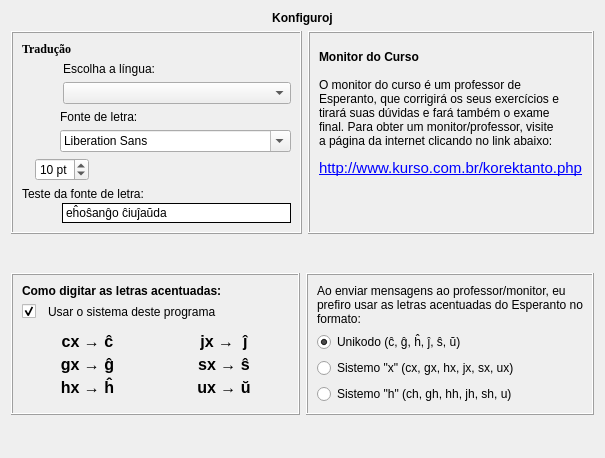
        <widget class="QWidget" name="Pagho_Konfigurado">
         <property name="font">
          <font>
           <family>Arial</family>
          </font>
         </property>
         <layout class="QVBoxLayout" name="verticalLayout_13" stretch="0,2,1,2,1">
          <item>
           <widget class="QLabel" name="Label_Konfigurado">
            <property name="font">
             <font>
              <weight>75</weight>
              <bold>true</bold>
             </font>
            </property>
            <property name="text">
             <string>Konfiguroj</string>
            </property>
            <property name="alignment">
             <set>Qt::AlignCenter</set>
            </property>
            <property name="tipo" stdset="0">
             <string>titolo_alia</string>
            </property>
           </widget>
          </item>
          <item>
           <layout class="QHBoxLayout" name="horizontalLayout_2" stretch="1,1">
            <item>
             <widget class="QFrame" name="konfig_traduko">
              <property name="frameShape">
               <enum>QFrame::Box</enum>
              </property>
              <property name="frameShadow">
               <enum>QFrame::Raised</enum>
              </property>
              <layout class="QVBoxLayout" name="verticalLayout_3">
               <item>
                <widget class="titolo" name="Konfig_Label1">
                 <property name="font">
                  <font>
                   <family>Times New Roman</family>
                   <weight>75</weight>
                   <bold>true</bold>
                  </font>
                 </property>
                 <property name="text">
                  <string notr="true">Tradução</string>
                 </property>
                </widget>
               </item>
               <item>
                <layout class="QHBoxLayout" name="horizontalLayout_364">
                 <item>
                  <widget class="QLabel" name="label_131">
                   <property name="minimumSize">
                    <size>
                     <width>32</width>
                     <height>32</height>
                    </size>
                   </property>
                   <property name="maximumSize">
                    <size>
                     <width>35</width>
                     <height>35</height>
                    </size>
                   </property>
                   <property name="text">
                    <string/>
                   </property>
                   <property name="pixmap">
                    <pixmap resource="ikonoj.qrc">:/ikonoj/traduko.png</pixmap>
                   </property>
                  </widget>
                 </item>
                 <item>
                  <layout class="QVBoxLayout" name="verticalLayout_195">
                   <item>
                    <widget class="QLabel" name="Konfig_Label2">
                     <property name="text">
                      <string notr="true">Escolha a língua:</string>
                     </property>
                     <property name="alignment">
                      <set>Qt::AlignBottom|Qt::AlignLeading|Qt::AlignLeft</set>
                     </property>
                    </widget>
                   </item>
                   <item>
                    <widget class="QComboBox" name="Lingvo"/>
                   </item>
                  </layout>
                 </item>
                </layout>
               </item>
               <item>
                <layout class="QHBoxLayout" name="horizontalLayout_365">
                 <item>
                  <widget class="QLabel" name="label_132">
                   <property name="minimumSize">
                    <size>
                     <width>32</width>
                     <height>32</height>
                    </size>
                   </property>
                   <property name="maximumSize">
                    <size>
                     <width>35</width>
                     <height>35</height>
                    </size>
                   </property>
                   <property name="text">
                    <string/>
                   </property>
                   <property name="pixmap">
                    <pixmap resource="ikonoj.qrc">:/ikonoj/tiparo.png</pixmap>
                   </property>
                   <property name="scaledContents">
                    <bool>false</bool>
                   </property>
                  </widget>
                 </item>
                 <item>
                  <layout class="QVBoxLayout" name="verticalLayout_127">
                   <item>
                    <widget class="QLabel" name="Konfig_Label3">
                     <property name="text">
                      <string notr="true">Fonte de letra:</string>
                     </property>
                     <property name="alignment">
                      <set>Qt::AlignBottom|Qt::AlignLeading|Qt::AlignLeft</set>
                     </property>
                    </widget>
                   </item>
                   <item>
                    <widget class="QFontComboBox" name="Tiparo"/>
                   </item>
                  </layout>
                 </item>
                </layout>
               </item>
               <item>
                <layout class="QHBoxLayout" name="horizontalLayout">
                 <item>
                  <widget class="QLabel" name="label_20">
                   <property name="text">
                    <string/>
                   </property>
                   <property name="pixmap">
                    <pixmap resource="ikonoj.qrc">:/ikonoj/litergrando.png</pixmap>
                   </property>
                  </widget>
                 </item>
                 <item>
                  <widget class="QSpinBox" name="LiterGrando">
                   <property name="suffix">
                    <string> pt</string>
                   </property>
                   <property name="minimum">
                    <number>8</number>
                   </property>
                   <property name="maximum">
                    <number>13</number>
                   </property>
                   <property name="value">
                    <number>10</number>
                   </property>
                  </widget>
                 </item>
                 <item>
                  <spacer name="horizontalSpacer">
                   <property name="orientation">
                    <enum>Qt::Horizontal</enum>
                   </property>
                   <property name="sizeHint" stdset="0">
                    <size>
                     <width>40</width>
                     <height>20</height>
                    </size>
                   </property>
                  </spacer>
                 </item>
                </layout>
               </item>
               <item>
                <layout class="QVBoxLayout" name="verticalLayout_196">
                 <property name="spacing">
                  <number>2</number>
                 </property>
                 <item>
                  <widget class="QLabel" name="Konfig_Label10">
                   <property name="text">
                    <string notr="true">Teste da fonte de letra:</string>
                   </property>
                   <property name="alignment">
                    <set>Qt::AlignBottom|Qt::AlignLeading|Qt::AlignLeft</set>
                   </property>
                   <property name="wordWrap">
                    <bool>true</bool>
                   </property>
                  </widget>
                 </item>
                 <item>
                  <layout class="QHBoxLayout" name="horizontalLayout_366">
                   <item>
                    <spacer name="horizontalSpacer_19">
                     <property name="orientation">
                      <enum>Qt::Horizontal</enum>
                     </property>
                     <property name="sizeType">
                      <enum>QSizePolicy::Fixed</enum>
                     </property>
                     <property name="sizeHint" stdset="0">
                      <size>
                       <width>40</width>
                       <height>20</height>
                      </size>
                     </property>
                    </spacer>
                   </item>
                   <item>
                    <widget class="QLabel" name="label_120">
                     <property name="minimumSize">
                      <size>
                       <width>0</width>
                       <height>0</height>
                      </size>
                     </property>
                     <property name="styleSheet">
                      <string notr="true">background: white;</string>
                     </property>
                     <property name="frameShape">
                      <enum>QFrame::Box</enum>
                     </property>
                     <property name="text">
                      <string>eĥoŝanĝo ĉiuĵaŭda</string>
                     </property>
                     <property name="wordWrap">
                      <bool>true</bool>
                     </property>
                    </widget>
                   </item>
                  </layout>
                 </item>
                </layout>
               </item>
              </layout>
             </widget>
            </item>
            <item>
             <widget class="QFrame" name="konfig_korektanto">
              <property name="frameShape">
               <enum>QFrame::Box</enum>
              </property>
              <property name="frameShadow">
               <enum>QFrame::Raised</enum>
              </property>
              <layout class="QVBoxLayout" name="verticalLayout_192">
               <item>
                <widget class="titolo" name="Konfig_Label5">
                 <property name="font">
                  <font>
                   <weight>75</weight>
                   <bold>true</bold>
                  </font>
                 </property>
                 <property name="text">
                  <string notr="true">Monitor do Curso</string>
                 </property>
                </widget>
               </item>
               <item>
                <widget class="QLabel" name="Konfig_Label8">
                 <property name="text">
                  <string notr="true">O monitor do curso é um professor de 
Esperanto, que corrigirá os seus exercícios e 
tirará suas dúvidas e fará também o exame 
final. Para obter um monitor/professor, visite 
a página da internet clicando no link abaixo:</string>
                 </property>
                 <property name="wordWrap">
                  <bool>true</bool>
                 </property>
                </widget>
               </item>
               <item>
                <widget class="QLabel" name="label_126">
                 <property name="text">
                  <string notr="true">&lt;!DOCTYPE HTML PUBLIC &quot;-//W3C//DTD HTML 4.0//EN&quot; &quot;http://www.w3.org/TR/REC-html40/strict.dtd&quot;&gt;
&lt;html&gt;&lt;head&gt;&lt;meta name=&quot;qrichtext&quot; content=&quot;1&quot; /&gt;&lt;style type=&quot;text/css&quot;&gt;
p, li { white-space: pre-wrap; }
&lt;/style&gt;&lt;/head&gt;&lt;body style=&quot; font-family:'Arial'; font-size:15px; font-weight:400; font-style:normal;&quot;&gt;
&lt;p style=&quot; margin-top:0px; margin-bottom:0px; margin-left:0px; margin-right:0px; -qt-block-indent:0; text-indent:0px;&quot;&gt;&lt;a href=&quot;http://www.kurso.com.br/korektanto.php&quot;&gt;http://www.kurso.com.br/korektanto.php&lt;/a&gt;&lt;/p&gt;&lt;/body&gt;&lt;/html&gt;</string>
                 </property>
                 <property name="openExternalLinks">
                  <bool>true</bool>
                 </property>
                </widget>
               </item>
               <item>
                <spacer name="verticalSpacer_9">
                 <property name="orientation">
                  <enum>Qt::Vertical</enum>
                 </property>
                 <property name="sizeType">
                  <enum>QSizePolicy::Preferred</enum>
                 </property>
                 <property name="sizeHint" stdset="0">
                  <size>
                   <width>20</width>
                   <height>40</height>
                  </size>
                 </property>
                </spacer>
               </item>
              </layout>
             </widget>
            </item>
           </layout>
          </item>
          <item>
           <spacer name="verticalSpacer">
            <property name="orientation">
             <enum>Qt::Vertical</enum>
            </property>
            <property name="sizeHint" stdset="0">
             <size>
              <width>20</width>
              <height>40</height>
             </size>
            </property>
           </spacer>
          </item>
          <item>
           <layout class="QHBoxLayout" name="horizontalLayout_3" stretch="1,1">
            <item>
             <widget class="QFrame" name="konfig_tajpado">
              <property name="frameShape">
               <enum>QFrame::Box</enum>
              </property>
              <property name="frameShadow">
               <enum>QFrame::Raised</enum>
              </property>
              <layout class="QVBoxLayout" name="verticalLayout_162" stretch="0,0,1">
               <item>
                <widget class="titolo" name="Konfig_Label9">
                 <property name="font">
                  <font>
                   <weight>75</weight>
                   <bold>true</bold>
                  </font>
                 </property>
                 <property name="text">
                  <string notr="true">Como digitar as letras acentuadas:</string>
                 </property>
                 <property name="wordWrap">
                  <bool>true</bool>
                 </property>
                </widget>
               </item>
               <item>
                <layout class="QHBoxLayout" name="horizontalLayout_367">
                 <item>
                  <widget class="QCheckBox" name="checkBox">
                   <property name="maximumSize">
                    <size>
                     <width>20</width>
                     <height>16777215</height>
                    </size>
                   </property>
                   <property name="checked">
                    <bool>true</bool>
                   </property>
                  </widget>
                 </item>
                 <item>
                  <widget class="QLabel" name="Konfig_Label12">
                   <property name="text">
                    <string notr="true">Usar o sistema deste programa</string>
                   </property>
                   <property name="wordWrap">
                    <bool>true</bool>
                   </property>
                  </widget>
                 </item>
                </layout>
               </item>
               <item>
                <layout class="QHBoxLayout" name="horizontalLayout_369">
                 <item>
                  <widget class="QLabel" name="label_130">
                   <property name="font">
                    <font>
                     <family>Arial</family>
                     <pointsize>16</pointsize>
                     <weight>75</weight>
                     <bold>true</bold>
                    </font>
                   </property>
                   <property name="styleSheet">
                    <string notr="true">font-size: 16pt; font-weight: bold;</string>
                   </property>
                   <property name="text">
                    <string notr="true">&lt;!DOCTYPE HTML PUBLIC &quot;-//W3C//DTD HTML 4.0//EN&quot; &quot;http://www.w3.org/TR/REC-html40/strict.dtd&quot;&gt;
&lt;html&gt;&lt;head&gt;&lt;meta name=&quot;qrichtext&quot; content=&quot;1&quot; /&gt;&lt;style type=&quot;text/css&quot;&gt;
p, li { white-space: pre-wrap; }
&lt;/style&gt;&lt;/head&gt;&lt;body style=&quot; font-family:'DejaVu Sans'; font-size:16px; font-weight:600; font-style:normal;&quot;&gt;
&lt;p style=&quot; margin-top:0px; margin-bottom:0px; margin-left:0px; margin-right:0px; -qt-block-indent:0; text-indent:0px;&quot;&gt;&lt;span style=&quot; font-family:'DejaVu Sans';&quot;&gt;cx → ĉ&lt;/span&gt;&lt;/p&gt;
&lt;p style=&quot; margin-top:4px; margin-bottom:0px; margin-left:0px; margin-right:0px; -qt-block-indent:0; text-indent:0px;&quot;&gt;&lt;span style=&quot; font-family:'DejaVu Sans';&quot;&gt;gx → ĝ&lt;/span&gt;&lt;/p&gt;
&lt;p style=&quot; margin-top:4px; margin-bottom:0px; margin-left:0px; margin-right:0px; -qt-block-indent:0; text-indent:0px;&quot;&gt;&lt;span style=&quot; font-family:'DejaVu Sans';&quot;&gt;hx → ĥ&lt;/span&gt;&lt;/p&gt;&lt;/body&gt;&lt;/html&gt;</string>
                   </property>
                   <property name="alignment">
                    <set>Qt::AlignCenter</set>
                   </property>
                  </widget>
                 </item>
                 <item>
                  <widget class="QLabel" name="label_133">
                   <property name="font">
                    <font>
                     <family>Arial</family>
                     <pointsize>16</pointsize>
                     <weight>75</weight>
                     <bold>true</bold>
                    </font>
                   </property>
                   <property name="styleSheet">
                    <string notr="true">font-size: 16pt; font-weight: bold;</string>
                   </property>
                   <property name="text">
                    <string notr="true">&lt;!DOCTYPE HTML PUBLIC &quot;-//W3C//DTD HTML 4.0//EN&quot; &quot;http://www.w3.org/TR/REC-html40/strict.dtd&quot;&gt;
&lt;html&gt;&lt;head&gt;&lt;meta name=&quot;qrichtext&quot; content=&quot;1&quot; /&gt;&lt;style type=&quot;text/css&quot;&gt;
p, li { white-space: pre-wrap; }
&lt;/style&gt;&lt;/head&gt;&lt;body style=&quot; font-family:'DejaVu Sans'; font-size:16px; font-weight:600; font-style:normal;&quot;&gt;
&lt;p style=&quot; margin-top:0px; margin-bottom:0px; margin-left:0px; margin-right:0px; -qt-block-indent:0; text-indent:0px;&quot;&gt;jx →  ĵ&lt;/p&gt;
&lt;p style=&quot; margin-top:4px; margin-bottom:0px; margin-left:0px; margin-right:0px; -qt-block-indent:0; text-indent:0px;&quot;&gt;sx → ŝ&lt;/p&gt;
&lt;p style=&quot; margin-top:4px; margin-bottom:0px; margin-left:0px; margin-right:0px; -qt-block-indent:0; text-indent:0px;&quot;&gt;ux → ŭ&lt;/p&gt;&lt;/body&gt;&lt;/html&gt;</string>
                   </property>
                   <property name="alignment">
                    <set>Qt::AlignCenter</set>
                   </property>
                  </widget>
                 </item>
                </layout>
               </item>
              </layout>
             </widget>
            </item>
            <item>
             <widget class="QFrame" name="konfig_send_literoj">
              <property name="frameShape">
               <enum>QFrame::Box</enum>
              </property>
              <property name="frameShadow">
               <enum>QFrame::Raised</enum>
              </property>
              <layout class="QVBoxLayout" name="verticalLayout_129" stretch="0,1">
               <item>
                <widget class="QLabel" name="Konfig_Label4">
                 <property name="text">
                  <string notr="true">Ao enviar mensagens ao professor/monitor, eu prefiro usar as letras acentuadas do Esperanto no formato:</string>
                 </property>
                 <property name="wordWrap">
                  <bool>true</bool>
                 </property>
                </widget>
               </item>
               <item>
                <layout class="QVBoxLayout" name="verticalLayout_128">
                 <item>
                  <widget class="QRadioButton" name="radioButton">
                   <property name="text">
                    <string>Unikodo (ĉ, ĝ, ĥ, ĵ, ŝ, ŭ)</string>
                   </property>
                   <property name="checked">
                    <bool>true</bool>
                   </property>
                  </widget>
                 </item>
                 <item>
                  <widget class="QRadioButton" name="radioButton_2">
                   <property name="text">
                    <string>Sistemo &quot;x&quot; (cx, gx, hx, jx, sx, ux)</string>
                   </property>
                  </widget>
                 </item>
                 <item>
                  <widget class="QRadioButton" name="radioButton_3">
                   <property name="text">
                    <string>Sistemo &quot;h&quot; (ch, gh, hh, jh, sh, u)</string>
                   </property>
                  </widget>
                 </item>
                </layout>
               </item>
              </layout>
             </widget>
            </item>
           </layout>
          </item>
          <item>
           <spacer name="verticalSpacer_3">
            <property name="orientation">
             <enum>Qt::Vertical</enum>
            </property>
            <property name="sizeHint" stdset="0">
             <size>
              <width>20</width>
              <height>25</height>
             </size>
            </property>
           </spacer>
          </item>
         </layout>
        </widget>
